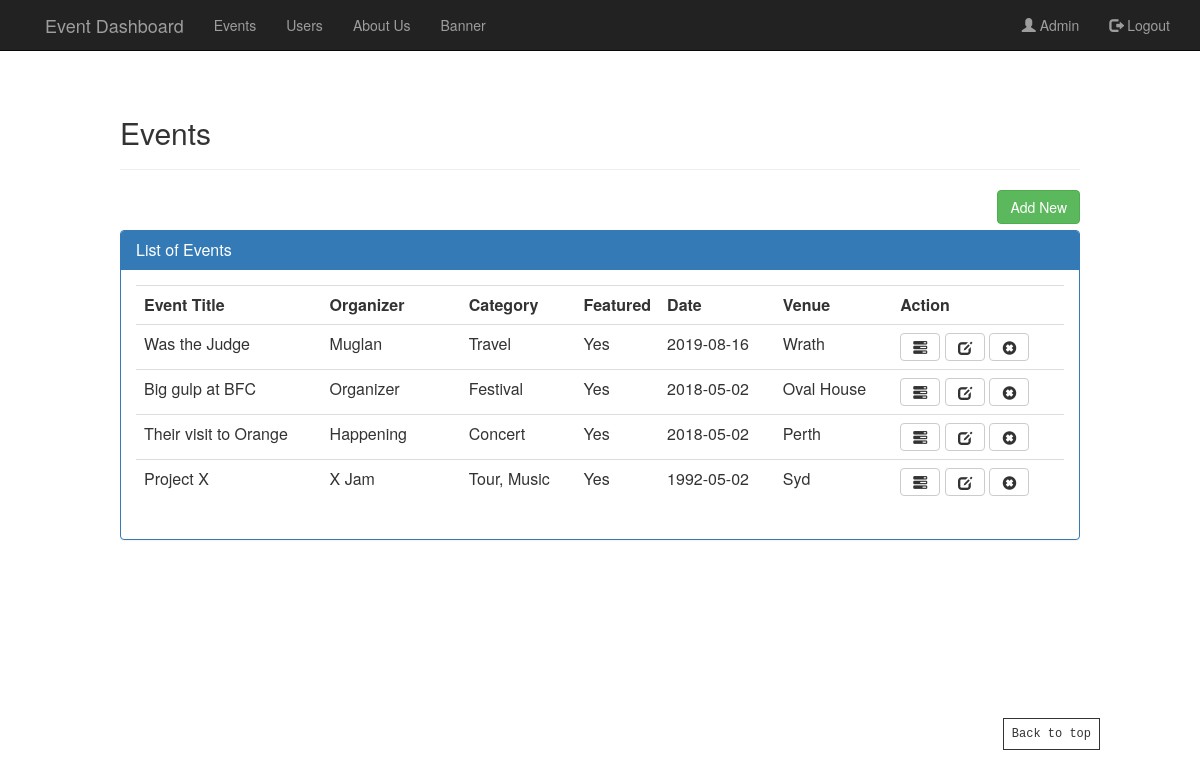
/admin/post.php (signed in), run on the app's committed database.
### tables this page shows
CREATE TABLE IF NOT EXISTS `tblpost` (
  `post_Id` int(11) NOT NULL,
  `title` varchar(255) DEFAULT NULL,
  `content` text,
  `cat_id` text,
  `date` date DEFAULT NULL,
  `view` int(11) DEFAULT '0',
  `time` text,
  `organizer` text NOT NULL,
  `phone` varchar(20) DEFAULT NULL,
  `website` text,
  `email` varchar(255) DEFAULT NULL,
  `price` int(11) DEFAULT NULL,
  `venue` text,
  `lat` text NOT NULL,
  `lon` text NOT NULL,
  `featured` int(11) DEFAULT NULL,
  `filepath` text,
  `filename` text
);

### admin/post.php (the view, shortened to what this page needs)
<?php include "header.php";?>
   <div class="container" style="margin:8% auto;width:100%;padding: 0% 10%">
     <h2> Events</h2>
     <hr>
     <a href="add-topic.php" class="pull-right btn btn-success">Add New</a><br/><br/>
     <div class="panel panel-primary">
        <div class="panel-heading">
                <h3 class="panel-title">List of Events</h3>
            </div>
            <div class="panel-body">
             <table class="table table-stripped" width="100%">
                <th>Event Title</th>
                <th>Organizer</th>
                <th>Category</th>
                <th>Featured</th>
                <th>Date</th>
                <th>Venue</th>
                <th>Action</th>
                <?php
                $sql = "SELECT * FROM tblpost ORDER by post_Id  DESC";
                $run = mysqli_query($con,$sql);
                while($row=mysqli_fetch_array($run))
                {
                    $id = $row['post_Id'];
                    echo "<tr>";
                    echo "<td style='width:20%;'>".$row['title']."</td>";
                    echo "<td style='width:15%;'>".$row['organizer']."</td>";
                    echo "<td>".$row['cat_id']."</td>";
                    if($row['featured']=1){echo "<td style='width:5%;'>Yes</td>";}else{echo "<td style='width:5%;'>No</td>";};
                    echo "<td>".$row['date']."</td>";
                    echo "<td>".$row['venue']."</td>";
               echo "<td>".
               "<a href='topic-details.php?post_Id=$id' class='btn btn-default'><span class=\"glyphicon glyphicon-tasks\" data-toggle=\"tooltip\" data-placement=\"top\" title=\"Details\" ></a>"." ".
               "<a href='edit-topic.php?post_Id=$id' class='btn btn-default'><span class=\"glyphicon glyphicon-edit\" data-toggle=\"tooltip\" data-placement=\"top\" title=\"Edit\"></span></a>"." ".
               "<a href='delete-topic.php?post_Id=$id' onclick=\"return confirm('Are you sure to delete the post?')\"class='btn btn-default'><span class=\"glyphicon glyphicon-remove-sign\" data-toggle=\"tooltip\" data-placement=\"top\" title=\"Delete\"></a>"
               ."</td>";
               echo "</tr>";
           }
           ?>
       </table>
   </div>
</div>
</div>
<a onclick="topFunction()" id="myBtn" title="Go to top" style="display: block;">Back to top</a>
</body>
</html>

### assets/css/admin.css (style rules this page uses)
#myBtn { font-size: 14px; bottom: 10px; right: 10px; background: #000; color: #FFF; }
#myBtn { display: none; text-decoration: none; cursor: pointer; position: fixed; bottom: 50px; right: 100px; z-index: 99; color: #333; padding: 8px; font-size: 12px; font-family: "Source Code Pro", monospace; background: #ffffff7d; border: 1px solid #333; line-height: 14px; }

### data on the page
tblpost: title "Was the Judge", organizer "Muglan", cat "Travel", date "2019-08-16", venue "Wrath"
tblpost: title "Big gulp at BFC", organizer "Organizer", cat "Festival", date "2018-05-02", venue "Oval House"
tblpost: title "Their visit to Orange", organizer "Happening", cat "Concert", date "2018-05-02", venue "Perth"
tblpost: title "Project X", organizer "X Jam", cat "Tour, Music", date "1992-05-02", venue "Syd"

### other printed values
$username "Admin"
